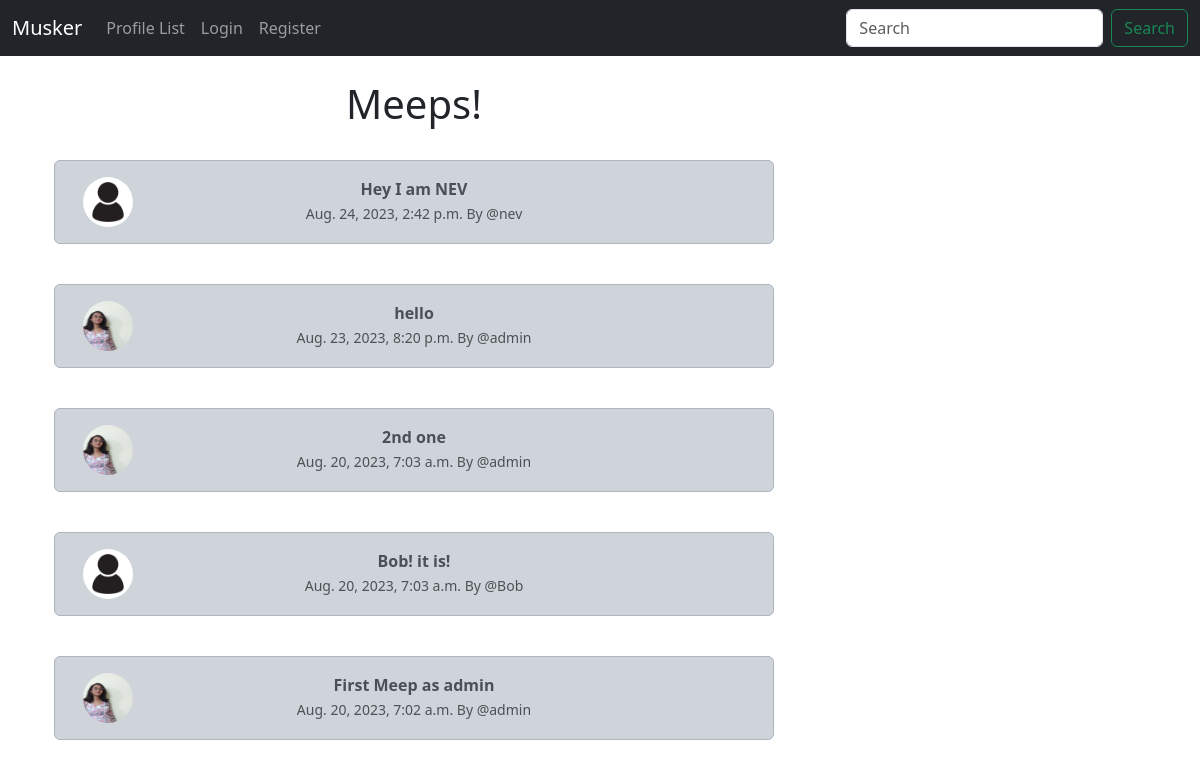
The page / on the database its author committed.
### musker/models.py (models this page shows, shortened)
class Meep(models.Model):
    user = models.ForeignKey(
        User, related_name="meeps", on_delete=models.DO_NOTHING
    )
    body = models.CharField(max_length=250)
    created_at = models.DateTimeField(auto_now_add=True)
    likes = models.ManyToManyField(User, related_name="meep_like", blank=True)

class Profile(models.Model):
    user = models.OneToOneField(User, on_delete=models.CASCADE)
    follows = models.ManyToManyField("self",
                                     related_name="followed_by",
                                     symmetrical=False, #I can follow you, you dont have to follow me, vise versa
                                     blank=True)
    date_modified = models.DateTimeField(User, auto_now=True)
    profile_image = models.ImageField(null=True, blank=True, upload_to="images/")

### musker/views.py (the view)
# urls.py: path('', views.home, name='home'),
def home(request):
    if request.user.is_authenticated:
        form = MeepForm(request.POST or None)
        if request.method == "POST":
            if form.is_valid():
                meep = form.save(commit=False) # dont save yet
                meep.user = request.user # save for specific user only
                meep.save() # save finally
                messages.success(request, ("Your Meep has been Posted!"))
                return redirect('home')
        meeps = Meep.objects.all().order_by("-created_at")
        return render(request, 'home.html', {"meeps":meeps, "form":form})
    else:
        meeps = Meep.objects.all().order_by("-created_at")
        return render(request, 'home.html', {"meeps":meeps})

### musker/templates/home.html (shortened to what this page needs)
{% extends 'base.html' %}
{% load static %}
{% block content %}
<div class="container text-center">
    <div class="row">
        <div class="col-8">
            <h1>Meeps!</h1>
            <br>
            {% for meep in meeps %}
                <div class="alert alert-dark" role="alert">
                    <div class="container">
                        <div class="row">
                            <div class="col-1">
                                {% if meep.user.profile.profile_image %} {% comment %} meep model has a user field which is a foreign key to profile model {% endcomment %}
                                    <img src="{{ meep.user.profile.profile_image.url }}" width=50 height=50 class="rounded-circle" alt="{{ profile.user.username }}">
                                    {% else %}
                                        <img src="{% static 'images/profile_icon.jpg' %}" width=50 height=50 class="rounded-circle" alt="{{ profile.user.username }}">
                                {% endif %}
                            </div>
                            <div class="col-10">
                                <b>{{ meep.body }}</b><br>
                                <small class="text-muted">
                                    {{ meep.created_at }} By
                                    @{{ meep.user.username }}
                                </small>
                            </div>    <br><br>
                        </div>
                    </div>
                </div><br>
            {% endfor %}
        </div>
        <div class="col-4">
            <br><br><br>
        </div>
    </div>
</div>
{% endblock content %}

### rows shown on the page
Meep: body "Hey I am NEV", created_at "Aug. 24, 2023, 2:42 p.m.", user.username "nev"
Meep: user.profile.profile_image (picture), body "hello", created_at "Aug. 23, 2023, 8:20 p.m.", user.username "admin"
Meep: user.profile.profile_image (picture), body "2nd one", created_at "Aug. 20, 2023, 7:03 a.m.", user.username "admin"
Meep: body "Bob! it is!", created_at "Aug. 20, 2023, 7:03 a.m.", user.username "Bob"
Meep: user.profile.profile_image (picture), body "First Meep as admin", created_at "Aug. 20, 2023, 7:02 a.m.", user.username "admin"
